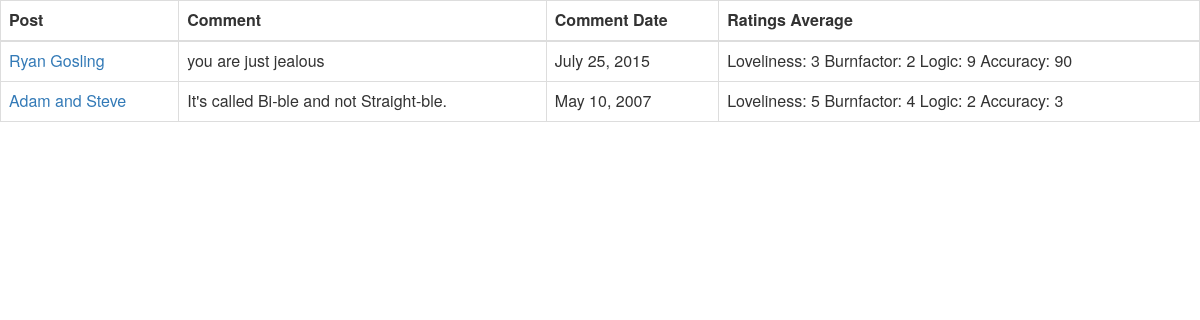
Page /antifu/myComments/TomCat/ on the committed database.
### antifu/models.py (models this page shows, shortened)
class Comment(models.Model):
    id = models.AutoField(primary_key=True)
    post = models.ForeignKey(Post, null=True)
    user = models.ForeignKey(UserProfile, null=True)
    date = models.DateField(default=datetime.date.today)
    comment = models.CharField(max_length=2000,blank=True)
    loveliness = models.IntegerField(default=0)
    burnfactor = models.IntegerField(default=0)
    logicRating = models.IntegerField(default=0)
    accuracyRating = models.IntegerField(default=0)

class Post(models.Model):
    id = models.AutoField(primary_key=True)
    category = models.ForeignKey(Category, on_delete=models.CASCADE)
    user = models.ForeignKey(UserProfile, on_delete=models.CASCADE, null=True)
    date = models.DateField(default=datetime.date.today)
    title = models.CharField(max_length=64)
    context = models.TextField(max_length=512)
    tags = models.CharField(max_length=128)
    grammarFail = models.IntegerField(default=0)
    logicFail = models.IntegerField(default=0)
    toxicity = models.IntegerField(default=0)
    harmful = models.IntegerField(default=0)
    report = models.IntegerField(default=0)
    views = models.IntegerField(default=0)
    picturePost = models.ImageField(upload_to='post_pictures')
    def __str__(self):
        return self.title

### antifu/views.py (the view)
# urls.py: url(r'^myComments/(?P<username>[\w\-]+)/$',views.myComments,name='myComments'),
def myComments(request, username):
    user=User.objects.get(username=username)
    userprofile=UserProfile.objects.get(user=user)
    user_comment_list=[]
    try:
        user_comment_list = Comment.objects.filter(user=userprofile)
    except Comment.DoesNotExist:
        print('no comments')
    context_dict={"comments":user_comment_list}
    return render(request, 'profile/MyCommentsTab.html', context_dict)

### templates/profile/MyCommentsTab.html (shortened to what this page needs)
{% load staticfiles %}
{% block header_block %}
    <link rel="stylesheet" href="https://maxcdn.bootstrapcdn.com/bootstrap/3.3.7/css/bootstrap.min.css">
{% endblock %}
{% block body_block %}
        <div class="table-responsive">
            <table id="myRatingsTable" class="table table-hover table-bordered">
                <thead>
                <tr>
                    <th>Post</th>
                    <th>Comment</th>
                    <th>Comment Date</th>
                    <th>Ratings Average</th>
                </tr>
                </thead>
                <tbody>
                {% for c in comments %}
                  <tr id="comment_details">
                      <td><a target="_parent" href="{% url 'post' c.post.id %}">{{c.post}}</a></td>
                      <td>{{c.comment}}</td>
                      <td>{{c.date}}</td>
                      <td>Loveliness: {{c.loveliness}}
                          Burnfactor: {{c.burnfactor}}
                          Logic: {{c.logicRating}}
                          Accuracy: {{c.accuracyRating}}</td>
                  </tr>
                  {% endfor %}
                </tbody>
            </table>
        </div>
{% endblock %}

### rows in the picture
Comment: post "Ryan Gosling", comment "you are just jealous", date "July 25, 2015", loveliness "3", burnfactor "2", logicRating "9", accuracyRating "90"
Comment: post "Adam and Steve", comment "It's called Bi-ble and not Straight-ble.", date "May 10, 2007", loveliness "5", burnfactor "4", logicRating "2", accuracyRating "3"
